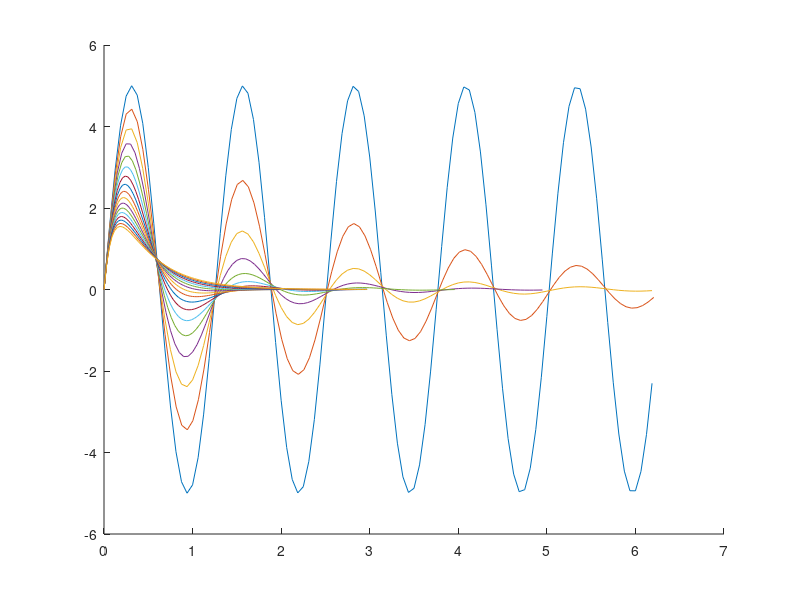

Source code (MATLAB):
s = tf('s');
w = 5; 
hold on
for i = 0.00:0.08:1.30
 zeta = i;  
 sys = w^2 / (s^2 + 2*zeta*w*s + w^2); 
 [y,t]=impulse(sys); % impulse response
 plot_t = t(1:100)
 plot_y = y(1:100)
 plot(plot_t,plot_y)
end
